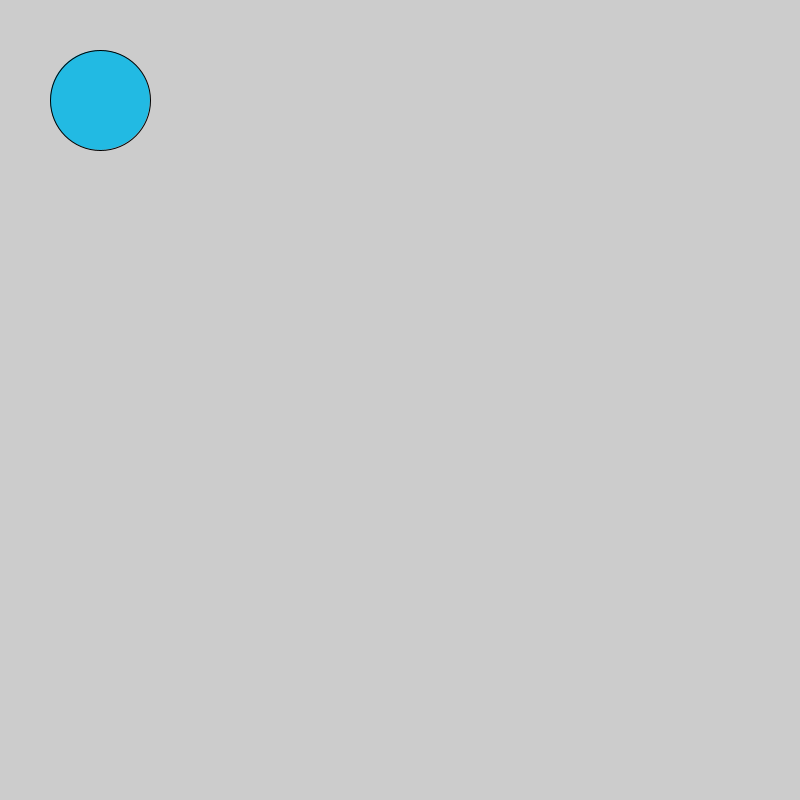
Frame 1 (no input)
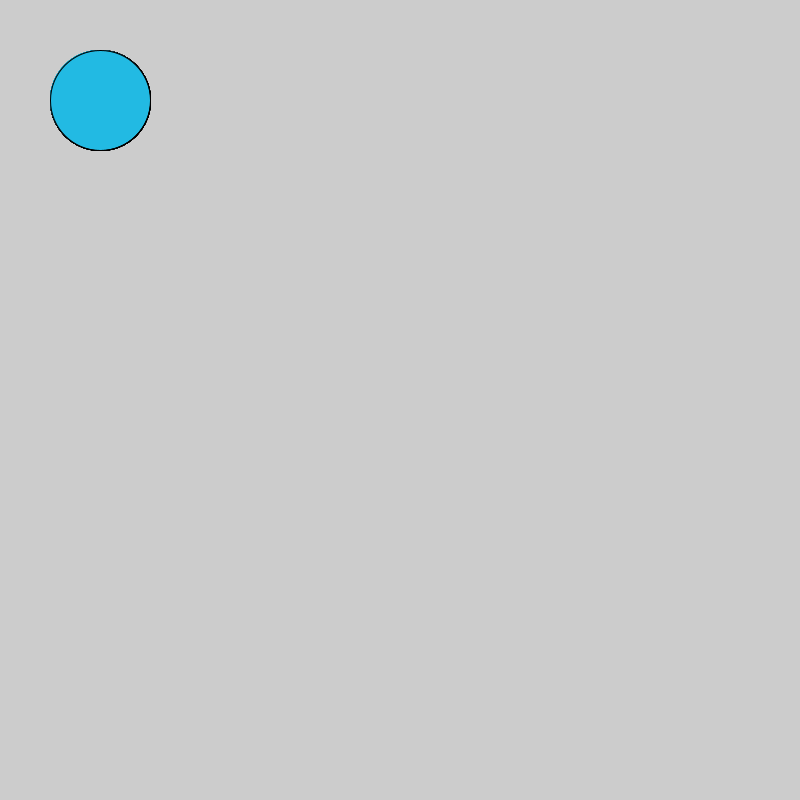
Frame 60 (the mouse pressed at the canvas centre just before this capture)
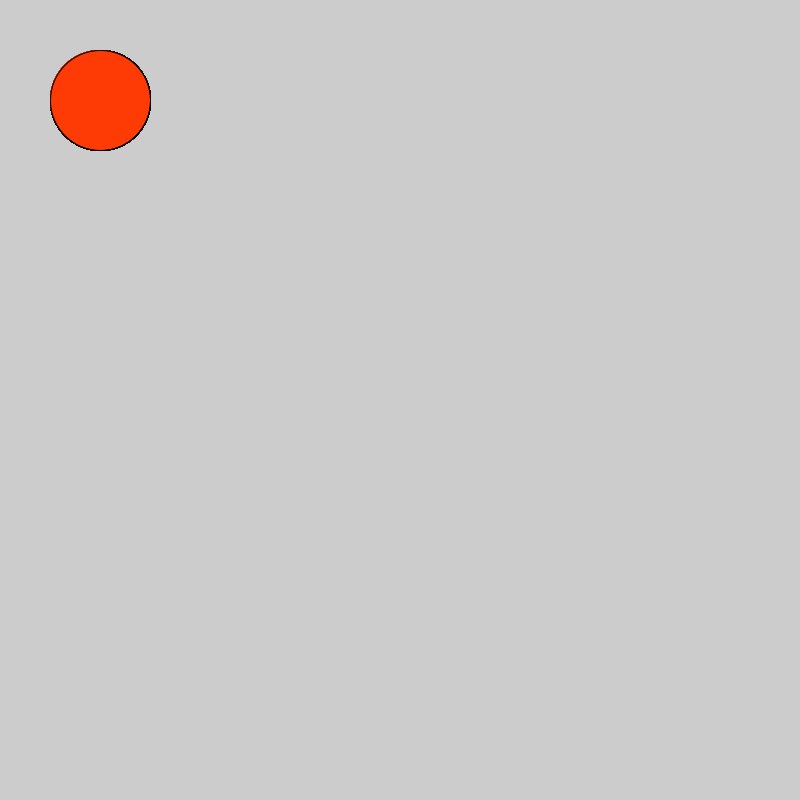
Frame 120 (the mouse held since frame 60 and released just before this capture)

The Processing sketch that drew these frames (run headless with seeded random() and noise(); from frame 60 on, the mouse is pressed at the canvas centre):

// Processing sketch: logical_dot
// ── logical_dot.pde
void setup() {
  size(800, 800);
}
void draw() {
  //2. make it a nice color
  fill(34,186,227);
  if(mousePressed){
  fill(255,59,5);
  }
  //3. if the mouse is pressed, fill the circle with a different color
  //1. draw an ellipse
  ellipse(100,100,100,100);
  
}
// Copyright Wintriss Technical Schools 2013
